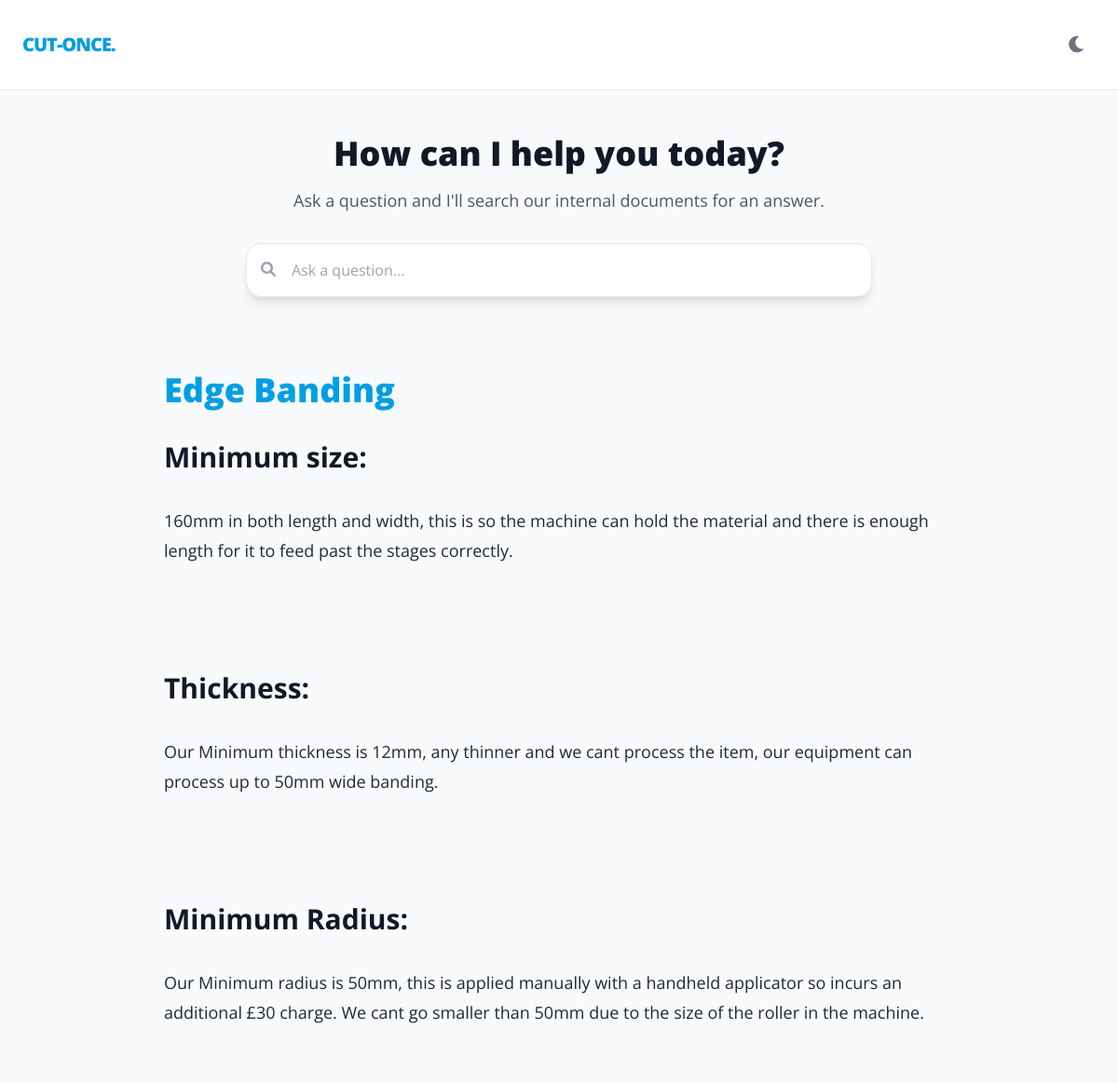
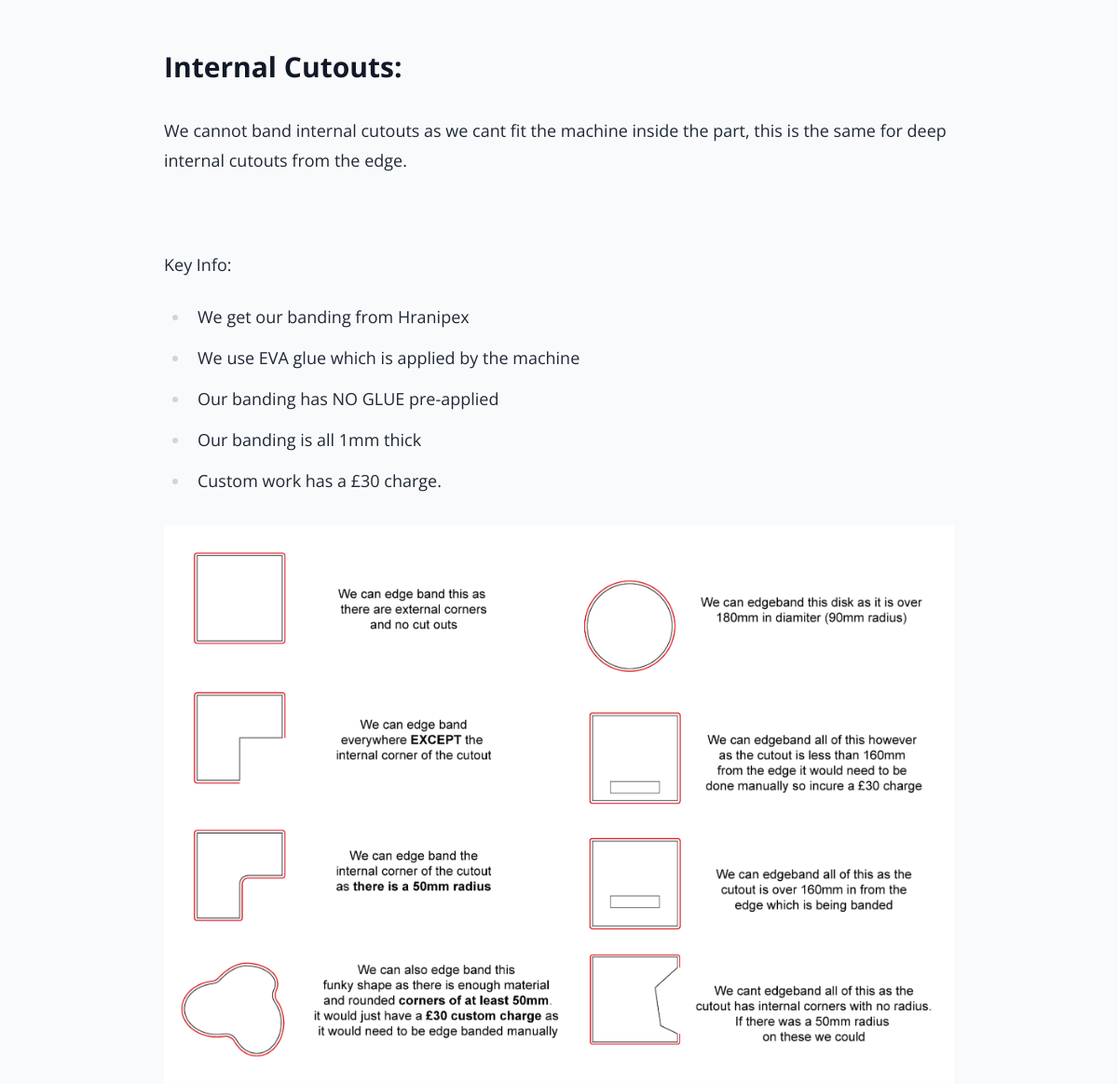
/article/edge-banding/, run on the app's committed database (2 pictures, top to bottom).
### knowledge/models.py (models this page shows, shortened)
class Article(models.Model):
    title = models.CharField(max_length=200)
    slug = models.SlugField(unique=True)
    content = CKEditor5Field('Content', config_name='default', blank=True)
    owner = models.ForeignKey(User, on_delete=models.SET_NULL, null=True)
    last_reviewed = models.DateField(default=timezone.now)

### knowledge/views.py (the view)
# urls.py: path('article/<slug:slug>/', views.article_detail, name='article_detail'),
def article_detail(request, slug):
    article = get_object_or_404(Article, slug=slug)
    return render(request, 'knowledge/article_detail.html', {'article': article})

### templates/knowledge/article_detail.html
{% extends 'base.html' %}
{% block content %}
<article class="mt-8">
    <h1 class="text-4xl font-extrabold text-brand mb-8">{{ article.title }}</h1>
    <div class="prose prose-lg dark:prose-invert max-w-none text-gray-800 dark:text-zinc-200">
        {{ article.content|safe }}
    </div>
</article>
{% endblock %}

### templates/base.html (shortened to what this page needs)
{% load static %}
<!DOCTYPE html>
<html lang="en" id="main-html">
<head>
    <script src="https://cdn.tailwindcss.com?plugins=typography"></script>
    <link rel="stylesheet" href="https://cdnjs.cloudflare.com/ajax/libs/font-awesome/6.0.0/css/all.min.css">
</head>
<body class="bg-gray-50 dark:bg-zinc-900 text-gray-900 dark:text-gray-100 antialiased transition-colors duration-300">
    <nav class="flex justify-between items-center p-6 bg-white dark:bg-zinc-800 border-b border-gray-200 dark:border-zinc-700">
        <div class="text-xl font-extrabold tracking-tighter text-brand">CUT-ONCE.</div>
        <div class="flex items-center space-x-4">
            <button id="theme-toggle" type="button" class="text-gray-500 dark:text-gray-400 hover:bg-gray-100 dark:hover:bg-gray-700 rounded-lg p-2.5">
                <i id="theme-toggle-icon" class="fa-solid fa-moon text-xl"></i>
            </button>
        </div>
    </nav>
    <main class="max-w-4xl mx-auto px-6">
        <div class="py-12 text-center">
            <h1 class="text-4xl mb-4">How can I help you today?</h1>
            <p class="text-gray-600 dark:text-gray-400 mb-8 text-lg">Ask a question and I'll search our internal documents for an answer.</p>
            <form method="GET" action="/search" class="relative max-w-2xl mx-auto">
                <input type="text" name="q" placeholder="Ask a question..."
                       class="w-full pl-12 pr-4 py-4 rounded-2xl border border-gray-200 dark:border-zinc-700 bg-white dark:bg-zinc-800 focus:ring-2 focus:ring-brand outline-none shadow-lg transition-all">
                <i class="fa-solid fa-magnifying-glass absolute left-4 top-5 text-gray-400"></i>
            </form>
        </div>
        {% block content %}{% endblock %}
    </main>
</body>
</html>

### templates/base.html (style rules this page uses)
body { font-family: 'Open Sans', sans-serif; font-weight: 400; }
h1 { font-weight: 800 !important; }
h2, h3 { font-weight: 700 !important; }

### data on the page
Article: title "Edge Banding", content "Minimum size: 160mm in both length and width, this is so the machine can hold the material and there is enough length for it to feed past the stages correctly. Thickness: Our Minimum thickness is 12mm, any thinner and we cant process the item, our equipment can process up to 50mm wide banding. Minimum Radius: Our Minimum radius is 50mm, this is applied manually with a handheld applicator so incurs an additional £30 charge. We cant go smaller than 50mm due to the size of the roller in the machine. Internal Cutouts: We cannot band internal cutouts as we cant fit the machine inside the part, this is the same for deep internal cutouts from the edge. Key Info: We get our banding from Hranipex We…", content (picture)
